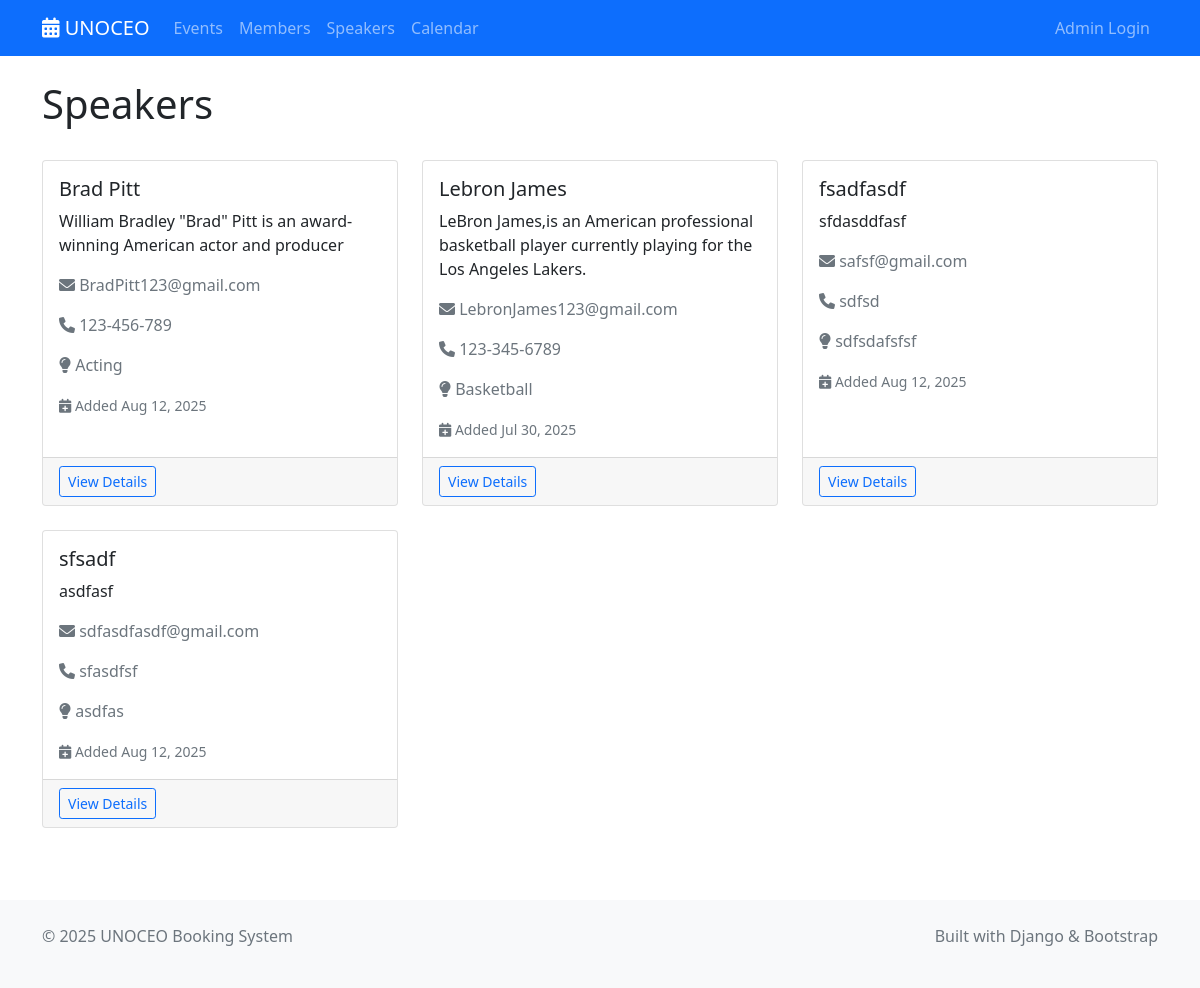
Screenshot of /speakers/ with the database file from the repository.
### shared/models.py (models this page shows, shortened)
class Speaker(models.Model):
    name = models.CharField(max_length=200)
    email = models.EmailField(validators=[EmailValidator()])
    bio = models.TextField(blank=True)
    expertise = models.CharField(max_length=300, blank=True)
    phone = models.CharField(max_length=20, blank=True)
    created_at = models.DateTimeField(auto_now_add=True)
    updated_at = models.DateTimeField(auto_now=True)
    class Meta:
        ordering = ['name']

### speaker_management/display/views.py (the view)
# urls.py: path('', views.SpeakerListView.as_view(), name='list'),
class SpeakerListView(ListView):
    model = Speaker
    template_name = 'speaker_management/list.html'
    context_object_name = 'speakers'
    paginate_by = 20
    def get_queryset(self):
        return Speaker.objects.all().order_by('name')

### speaker_management/display/templates/speaker_management/list.html (shortened to what this page needs)
{% extends 'base.html' %}
{% block content %}
<div class="container mt-4">
    <div class="d-flex justify-content-between align-items-center mb-4">
        <h1>Speakers</h1>
    </div>
    {% if speakers %}
        <div class="row">
            {% for speaker in speakers %}
                <div class="col-md-6 col-lg-4 mb-4">
                    <div class="card h-100">
                        <div class="card-body">
                            <h5 class="card-title">{{ speaker.name }}</h5>
                            <p class="card-text">{{ speaker.bio|truncatewords:20|default:"No biography available." }}</p>
                            <p class="text-muted">
                                <i class="fas fa-envelope"></i> {{ speaker.email }}
                            </p>
                            {% if speaker.phone %}
                                <p class="text-muted">
                                    <i class="fas fa-phone"></i> {{ speaker.phone }}
                                </p>
                            {% endif %}
                            {% if speaker.expertise %}
                                <p class="text-muted">
                                    <i class="fas fa-lightbulb"></i> {{ speaker.expertise|truncatewords:8 }}
                                </p>
                            {% endif %}
                            <div class="mt-auto">
                                <small class="text-muted">
                                    <i class="fas fa-calendar-plus"></i> Added {{ speaker.created_at|date:"M d, Y" }}
                                </small>
                            </div>
                        </div>
                        <div class="card-footer">
                            <div class="d-flex justify-content-between">
                                <a href="{% url 'speaker_management:detail' speaker.pk %}" class="btn btn-outline-primary btn-sm">
                                    View Details
                                </a>
                            </div>
                        </div>
                    </div>
                </div>
            {% endfor %}
        </div>
    {% endif %}
</div>
{% endblock %}

### rows the page displays
Speaker: name "Brad Pitt", bio "William Bradley \"Brad\" Pitt is an award-winning American actor and producer", email "BradPitt123@gmail.com", phone "123-456-789", expertise "Acting", created_at "Aug 12, 2025"
Speaker: name "Lebron James", bio "LeBron James,is an American professional basketball player currently playing for the Los Angeles Lakers.", email "LebronJames123@gmail.com", phone "123-345-6789", expertise "Basketball", created_at "Jul 30, 2025"
Speaker: name "fsadfasdf", bio "sfdasddfasf", email "safsf@gmail.com", phone "sdfsd", expertise "sdfsdafsfsf", created_at "Aug 12, 2025"
Speaker: name "sfsadf", bio "asdfasf", email "sdfasdfasdf@gmail.com", phone "sfasdfsf", expertise "asdfas", created_at "Aug 12, 2025"
